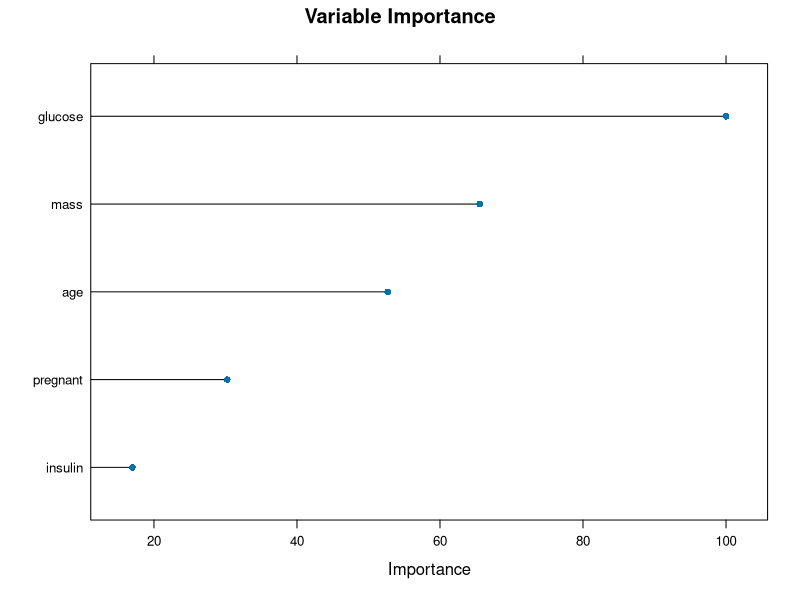

Generate this figure with R:
install.packages("rpart")
install.packages("randomForest")
set.seed(10)

library(caret)
library(mlbench)

data(PimaIndiansDiabetes)
PimaIndiansDiabetes_subset <- PimaIndiansDiabetes[,1:9]
PimaIndiansDiabetes_subset

#Train a rpart model
rPartMod <- train(diabetes ~ ., data=PimaIndiansDiabetes_subset, method="rpart")

#Train a rpart model
rPartMod <- train(diabetes ~ ., data=PimaIndiansDiabetes_subset, method="rpart")


#Find variable importance
rpartImp <- varImp(rPartMod)

#Print variable importance
print(rpartImp)

#Plot top 5 variable importance 
plot(rpartImp, top = 5, main='Variable Importance')
